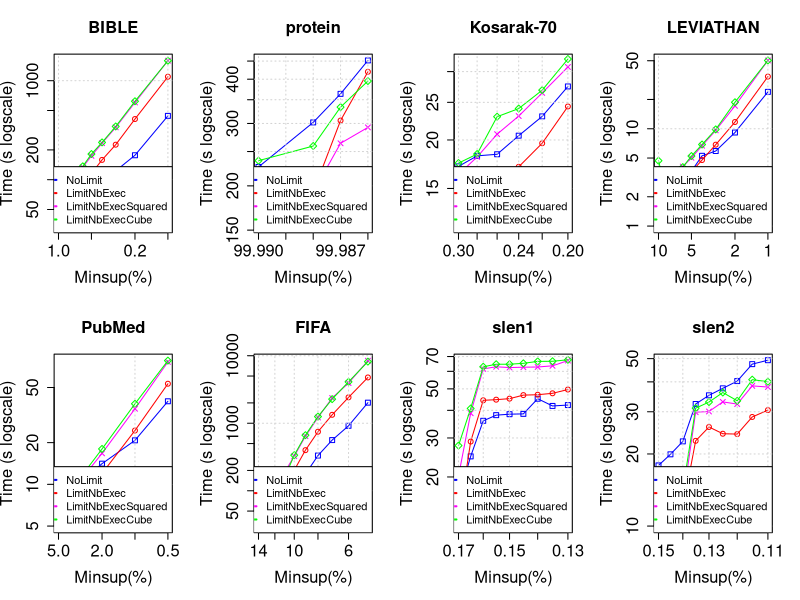

Here is the R script that generated this plot:
tiff("MmEsLpMiss_SubProblemLimit_PPIC.png", width=18, height=9, units='in', res=120)
par(mfrow=c(2,4), cex.lab=1.5, cex.axis=1.5, cex.main=1.5, cex.sub=1.5)

#BIBLE
#DATA
x <- c(0.01, 0.009, 0.008, 0.007, 0.006, 0.005, 0.004, 0.003, 0.002, 0.001)*100

zero <- c(39119, 34899, 35331, 40499, 50650, 70702, 91325, 122760, 176551, 441163)/1000
one <- c(50760, 51732, 60535, 72886, 87593, 115659, 158423, 225739, 410056, 1096782)/1000
two <- c(76294, 77477, 90608, 109903, 133888, 173967, 233876, 337788, 602579, 1591939)/1000
three <- c(79276, 80430, 91285, 112419, 136481, 181523, 238008, 344930, 619925, 1591803)/1000

#PLOT
plot(x, zero, log = "xy", type="o", pch=0, xlab="Minsup(%)",ylab="Time (s logscale)", col="blue", xlim = rev(range(x)), ylim=c(34, 1591))
lines(x, one, col="red", type="o", pch=1)
lines(x, two, col="magenta", type="o", pch=4)
lines(x, three, col="green", type="o", pch=5)
title(main="BIBLE", cex.lab=1.5, cex.axis=1.5, cex.main=1.5, cex.sub=1.5)
grid()
legend("bottomright", legend=c("NoLimit", "LimitNbExec", "LimitNbExecSquared", "LimitNbExecCube"), lty=c(1,1),lwd=c(2,2), col=c("blue", "red", "magenta", "green"), cex = 1)

#protein
#DATA
x <- c(0.9999, 0.99988, 0.99987, 0.99986)*100

zero <- c(226131, 302086, 363683, 451876)/1000
one <- c(154466, 192038, 305748, 419700)/1000
two <- c(178332, 191964, 263729, 292456)/1000
three <- c(235600, 259117, 333625, 395269)/1000

#PLOT
plot(x, zero, log = "xy", type="o", pch=0, xlab="Minsup(%)",ylab="Time (s logscale)", col="blue", xlim = rev(range(x)), ylim=c(154, 451))
lines(x, one, col="red", type="o", pch=1)
lines(x, two, col="magenta", type="o", pch=4)
lines(x, three, col="green", type="o", pch=5)
title(main="protein", cex.lab=1.5, cex.axis=1.5, cex.main=1.5, cex.sub=1.5)
grid()
legend("bottomright", legend=c("NoLimit", "LimitNbExec", "LimitNbExecSquared", "LimitNbExecCube"), lty=c(1,1),lwd=c(2,2), col=c("blue", "red", "magenta", "green"), cex = 1)

#Kosarak-70
#DATA
x <- c(0.003, 0.0028, 0.0026, 0.0024, 0.0022, 0.002)*100

zero <- c(17100, 18200, 18373, 20517, 23005, 27473)/1000
one <- c(12397, 13896, 15768, 17055, 19614, 24396)/1000
two <- c(16300, 18083, 20699, 23050, 26437, 30838)/1000
three <- c(17436, 18398, 22961, 24098, 26871, 32327)/1000

#PLOT
plot(x, zero, log = "xy", type="o", pch=0, xlab="Minsup(%)",ylab="Time (s logscale)", col="blue", xlim = rev(range(x)), ylim=c(12, 32))
lines(x, one, col="red", type="o", pch=1)
lines(x, two, col="magenta", type="o", pch=4)
lines(x, three, col="green", type="o", pch=5)
title(main="Kosarak-70", cex.lab=1.5, cex.axis=1.5, cex.main=1.5, cex.sub=1.5)
grid()
legend("bottomright", legend=c("NoLimit", "LimitNbExec", "LimitNbExecSquared", "LimitNbExecCube"), lty=c(1,1),lwd=c(2,2), col=c("blue", "red", "magenta", "green"), cex = 1)

#LEVIATHAN
#DATA
x <- c(0.1, 0.09, 0.08, 0.07, 0.06, 0.05, 0.04, 0.03, 0.02, 0.01)*100

zero <- c(2555, 2848, 2866, 3350, 3363, 3665, 5270, 5904, 9147, 23925)/1000
one <- c(1905, 2036, 2258, 2588, 3035, 3606, 4770, 6861, 11728, 34362)/1000
two <- c(2360, 2437, 2841, 3472, 4087, 5033, 6695, 9631, 17194, 50332)/1000
three <- c(4695, 2907, 3009, 3612, 4031, 5242, 6884, 9847, 18721, 50366)/1000

#PLOT
plot(x, zero, log = "xy", type="o", pch=0, xlab="Minsup(%)",ylab="Time (s logscale)", col="blue", xlim = rev(range(x)), ylim=c(1, 50))
lines(x, one, col="red", type="o", pch=1)
lines(x, two, col="magenta", type="o", pch=4)
lines(x, three, col="green", type="o", pch=5)
title(main="LEVIATHAN", cex.lab=1.5, cex.axis=1.5, cex.main=1.5, cex.sub=1.5)
grid()
legend("bottomright", legend=c("NoLimit", "LimitNbExec", "LimitNbExecSquared", "LimitNbExecCube"), lty=c(1,1),lwd=c(2,2), col=c("blue", "red", "magenta", "green"), cex = 1)

#PubMed
#DATA
x <- c(0.05, 0.04, 0.03, 0.02, 0.01, 0.005)*100

zero <- c(10027, 8892, 10727, 14101, 20774, 39770)/1000
one <- c(5494, 6279, 8908, 11993, 24468, 53224)/1000
two <- c(6937, 11094, 11224, 16736, 35125, 76480)/1000
three <- c(10275, 8679, 11798, 18015, 38137, 78141)/1000

#PLOT
plot(x, zero, log = "xy", type="o", pch=0, xlab="Minsup(%)",ylab="Time (s logscale)", col="blue", xlim = rev(range(x)), ylim=c(5, 78))
lines(x, one, col="red", type="o", pch=1)
lines(x, two, col="magenta", type="o", pch=4)
lines(x, three, col="green", type="o", pch=5)
title(main="PubMed", cex.lab=1.5, cex.axis=1.5, cex.main=1.5, cex.sub=1.5)
grid()
legend("bottomright", legend=c("NoLimit", "LimitNbExec", "LimitNbExecSquared", "LimitNbExecCube"), lty=c(1,1),lwd=c(2,2), col=c("blue", "red", "magenta", "green"), cex = 1)

#FIFA
#DATA
x <- c(0.14, 0.12, 0.1, 0.09, 0.08, 0.07, 0.06, 0.05)*100

zero <- c(30958, 44640, 123454, 176801, 332213, 562830, 916465, 2016613)/1000
one <- c(35786, 80634, 201769, 399266, 748778, 1333258, 2417993, 4765888)/1000
two <- c(53734, 108717, 325362, 643100, 1216430, 2365059, 3941060, 8427763)/1000
three <- c(44586, 72593, 336544, 665348, 1254170, 2274831, 4104472, 8176178)/1000

#PLOT
plot(x, zero, log = "xy", type="o", pch=0, xlab="Minsup(%)",ylab="Time (s logscale)", col="blue", xlim = rev(range(x)), ylim=c(30, 8427))
lines(x, one, col="red", type="o", pch=1)
lines(x, two, col="magenta", type="o", pch=4)
lines(x, three, col="green", type="o", pch=5)
title(main="FIFA", cex.lab=1.5, cex.axis=1.5, cex.main=1.5, cex.sub=1.5)
grid()
legend("bottomright", legend=c("NoLimit", "LimitNbExec", "LimitNbExecSquared", "LimitNbExecCube"), lty=c(1,1),lwd=c(2,2), col=c("blue", "red", "magenta", "green"), cex = 1)

#slen1
#DATA
x <- c(0.0017, 0.00165, 0.0016, 0.00155, 0.0015, 0.00145, 0.0014, 0.00135, 0.0013)*100

zero <- c(16111, 24774, 35863, 38040, 38423, 38548, 45119, 41859, 42252)/1000
one <- c(12621, 28906, 44395, 44683, 45170, 46854, 47049, 47741, 49667)/1000
two <- c(20172, 38818, 61530, 62916, 62405, 62628, 62778, 63544, 67115)/1000
three <- c(27719, 40771, 62931, 64600, 64609, 65227, 66530, 66633, 67653)/1000

#PLOT
plot(x, zero, log = "xy", type="o", pch=0, xlab="Minsup(%)",ylab="Time (s logscale)", col="blue", xlim = rev(range(x)), ylim=c(12, 67))
lines(x, one, col="red", type="o", pch=1)
lines(x, two, col="magenta", type="o", pch=4)
lines(x, three, col="green", type="o", pch=5)
title(main="slen1", cex.lab=1.5, cex.axis=1.5, cex.main=1.5, cex.sub=1.5)
grid()
legend("bottomright", legend=c("NoLimit", "LimitNbExec", "LimitNbExecSquared", "LimitNbExecCube"), lty=c(1,1),lwd=c(2,2), col=c("blue", "red", "magenta", "green"), cex = 1)

#slen2
#DATA
x <- c(0.0015, 0.00145, 0.0014, 0.00135, 0.0013, 0.00125, 0.0012, 0.00115, 0.0011)*100

zero <- c(17916, 19933, 22569, 32337, 35144, 37589, 40291, 47436, 49250)/1000
one <- c(10439, 10642, 11851, 22690, 25914, 24291, 24210, 28542, 30484)/1000
two <- c(11078, 11847, 12840, 29876, 30083, 32990, 32301, 38482, 38049)/1000
three <- c(12506, 12827, 14161, 31062, 32944, 36102, 33340, 40856, 40056)/1000

#PLOT
plot(x, zero, log = "xy", type="o", pch=0, xlab="Minsup(%)",ylab="Time (s logscale)", col="blue", xlim = rev(range(x)), ylim=c(10, 49))
lines(x, one, col="red", type="o", pch=1)
lines(x, two, col="magenta", type="o", pch=4)
lines(x, three, col="green", type="o", pch=5)
title(main="slen2", cex.lab=1.5, cex.axis=1.5, cex.main=1.5, cex.sub=1.5)
grid()
legend("bottomright", legend=c("NoLimit", "LimitNbExec", "LimitNbExecSquared", "LimitNbExecCube"), lty=c(1,1),lwd=c(2,2), col=c("blue", "red", "magenta", "green"), cex = 1)

dev.off()
